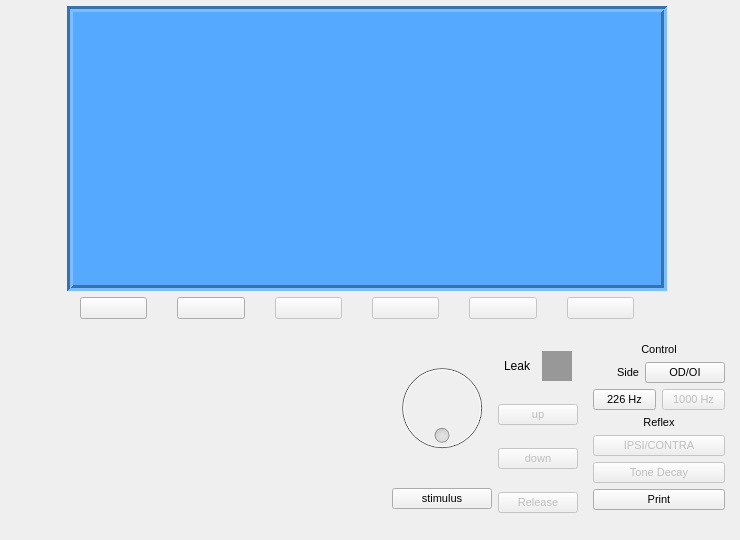
<?xml version="1.0" encoding="UTF-8"?>
<ui version="4.0">
 <class>Z_control</class>
 <widget class="QWidget" name="Z_control">
  <property name="geometry">
   <rect>
    <x>0</x>
    <y>0</y>
    <width>740</width>
    <height>540</height>
   </rect>
  </property>
  <property name="minimumSize">
   <size>
    <width>740</width>
    <height>540</height>
   </size>
  </property>
  <property name="maximumSize">
   <size>
    <width>740</width>
    <height>540</height>
   </size>
  </property>
  <property name="windowTitle">
   <string>Form</string>
  </property>
  <layout class="QVBoxLayout" name="verticalLayout">
   <property name="spacing">
    <number>6</number>
   </property>
   <property name="leftMargin">
    <number>0</number>
   </property>
   <property name="topMargin">
    <number>6</number>
   </property>
   <property name="rightMargin">
    <number>6</number>
   </property>
   <property name="bottomMargin">
    <number>6</number>
   </property>
   <item>
    <layout class="QHBoxLayout" name="horizontalLayout_6">
     <property name="spacing">
      <number>0</number>
     </property>
     <item>
      <spacer name="horizontalSpacer">
       <property name="orientation">
        <enum>Qt::Horizontal</enum>
       </property>
       <property name="sizeHint" stdset="0">
        <size>
         <width>40</width>
         <height>20</height>
        </size>
       </property>
      </spacer>
     </item>
     <item>
      <widget class="QFrame" name="frame_screen">
       <property name="minimumSize">
        <size>
         <width>600</width>
         <height>280</height>
        </size>
       </property>
       <property name="maximumSize">
        <size>
         <width>600</width>
         <height>300</height>
        </size>
       </property>
       <property name="styleSheet">
        <string notr="true">background-color: rgb(85, 170, 255);</string>
       </property>
       <property name="frameShape">
        <enum>QFrame::Box</enum>
       </property>
       <property name="frameShadow">
        <enum>QFrame::Sunken</enum>
       </property>
       <property name="lineWidth">
        <number>3</number>
       </property>
       <layout class="QHBoxLayout" name="Screen_Layout">
        <property name="spacing">
         <number>0</number>
        </property>
        <property name="leftMargin">
         <number>0</number>
        </property>
        <property name="topMargin">
         <number>0</number>
        </property>
        <property name="rightMargin">
         <number>0</number>
        </property>
        <property name="bottomMargin">
         <number>0</number>
        </property>
       </layout>
      </widget>
     </item>
     <item>
      <spacer name="horizontalSpacer_3">
       <property name="orientation">
        <enum>Qt::Horizontal</enum>
       </property>
       <property name="sizeHint" stdset="0">
        <size>
         <width>40</width>
         <height>20</height>
        </size>
       </property>
      </spacer>
     </item>
    </layout>
   </item>
   <item>
    <widget class="QFrame" name="frame_btn_screen">
     <property name="minimumSize">
      <size>
       <width>0</width>
       <height>31</height>
      </size>
     </property>
     <property name="maximumSize">
      <size>
       <width>16777215</width>
       <height>31</height>
      </size>
     </property>
     <layout class="QHBoxLayout" name="layout_btn_screen">
      <property name="spacing">
       <number>30</number>
      </property>
      <property name="leftMargin">
       <number>80</number>
      </property>
      <property name="topMargin">
       <number>0</number>
      </property>
      <property name="rightMargin">
       <number>100</number>
      </property>
      <item>
       <widget class="QPushButton" name="btn_1">
        <property name="text">
         <string/>
        </property>
       </widget>
      </item>
      <item>
       <widget class="QPushButton" name="btn_2">
        <property name="text">
         <string/>
        </property>
       </widget>
      </item>
      <item>
       <widget class="QPushButton" name="btn_3">
        <property name="enabled">
         <bool>false</bool>
        </property>
        <property name="text">
         <string/>
        </property>
       </widget>
      </item>
      <item>
       <widget class="QPushButton" name="btn_4">
        <property name="enabled">
         <bool>false</bool>
        </property>
        <property name="text">
         <string/>
        </property>
       </widget>
      </item>
      <item>
       <widget class="QPushButton" name="btn_5">
        <property name="enabled">
         <bool>false</bool>
        </property>
        <property name="text">
         <string/>
        </property>
       </widget>
      </item>
      <item>
       <widget class="QPushButton" name="btn_6">
        <property name="enabled">
         <bool>false</bool>
        </property>
        <property name="text">
         <string/>
        </property>
       </widget>
      </item>
     </layout>
    </widget>
   </item>
   <item>
    <widget class="QFrame" name="frame_control">
     <property name="maximumSize">
      <size>
       <width>16777215</width>
       <height>200</height>
      </size>
     </property>
     <layout class="QHBoxLayout" name="horizontalLayout_3">
      <property name="leftMargin">
       <number>0</number>
      </property>
      <property name="topMargin">
       <number>0</number>
      </property>
      <property name="rightMargin">
       <number>0</number>
      </property>
      <property name="bottomMargin">
       <number>0</number>
      </property>
      <item>
       <spacer name="horizontalSpacer_2">
        <property name="orientation">
         <enum>Qt::Horizontal</enum>
        </property>
        <property name="sizeHint" stdset="0">
         <size>
          <width>40</width>
          <height>20</height>
         </size>
        </property>
       </spacer>
      </item>
      <item>
       <layout class="QVBoxLayout" name="verticalLayout_3">
        <item>
         <widget class="QDial" name="dial">
          <property name="enabled">
           <bool>false</bool>
          </property>
          <property name="minimumSize">
           <size>
            <width>100</width>
            <height>100</height>
           </size>
          </property>
          <property name="maximumSize">
           <size>
            <width>100</width>
            <height>100</height>
           </size>
          </property>
          <property name="font">
           <font>
            <pointsize>8</pointsize>
           </font>
          </property>
          <property name="minimum">
           <number>1</number>
          </property>
          <property name="maximum">
           <number>20</number>
          </property>
          <property name="tracking">
           <bool>false</bool>
          </property>
          <property name="wrapping">
           <bool>true</bool>
          </property>
         </widget>
        </item>
        <item>
         <widget class="QPushButton" name="btn_stimulus">
          <property name="font">
           <font>
            <pointsize>8</pointsize>
           </font>
          </property>
          <property name="text">
           <string>stimulus</string>
          </property>
         </widget>
        </item>
       </layout>
      </item>
      <item>
       <layout class="QVBoxLayout" name="verticalLayout_4">
        <item>
         <layout class="QHBoxLayout" name="horizontalLayout">
          <property name="leftMargin">
           <number>6</number>
          </property>
          <property name="rightMargin">
           <number>6</number>
          </property>
          <item>
           <widget class="QLabel" name="label_2">
            <property name="text">
             <string>Leak</string>
            </property>
           </widget>
          </item>
          <item>
           <widget class="QLabel" name="label">
            <property name="maximumSize">
             <size>
              <width>30</width>
              <height>30</height>
             </size>
            </property>
            <property name="styleSheet">
             <string notr="true">background-color: rgb(152, 152, 152);</string>
            </property>
            <property name="text">
             <string/>
            </property>
           </widget>
          </item>
         </layout>
        </item>
        <item>
         <layout class="QVBoxLayout" name="verticalLayout_6">
          <item>
           <widget class="QPushButton" name="btn_up">
            <property name="enabled">
             <bool>false</bool>
            </property>
            <property name="font">
             <font>
              <pointsize>8</pointsize>
             </font>
            </property>
            <property name="text">
             <string>up</string>
            </property>
           </widget>
          </item>
         </layout>
        </item>
        <item>
         <layout class="QVBoxLayout" name="verticalLayout_8">
          <item>
           <widget class="QPushButton" name="btn_down">
            <property name="enabled">
             <bool>false</bool>
            </property>
            <property name="font">
             <font>
              <pointsize>8</pointsize>
             </font>
            </property>
            <property name="text">
             <string>down</string>
            </property>
           </widget>
          </item>
         </layout>
        </item>
        <item>
         <layout class="QVBoxLayout" name="verticalLayout_7">
          <item>
           <widget class="QPushButton" name="btn_release">
            <property name="enabled">
             <bool>false</bool>
            </property>
            <property name="font">
             <font>
              <pointsize>8</pointsize>
             </font>
            </property>
            <property name="text">
             <string>Release</string>
            </property>
           </widget>
          </item>
         </layout>
        </item>
       </layout>
      </item>
      <item>
       <widget class="QFrame" name="frame">
        <property name="maximumSize">
         <size>
          <width>150</width>
          <height>16777215</height>
         </size>
        </property>
        <property name="font">
         <font>
          <pointsize>8</pointsize>
         </font>
        </property>
        <layout class="QVBoxLayout" name="verticalLayout_2">
         <item>
          <widget class="QLabel" name="label_7">
           <property name="maximumSize">
            <size>
             <width>16777215</width>
             <height>25</height>
            </size>
           </property>
           <property name="font">
            <font>
             <pointsize>8</pointsize>
            </font>
           </property>
           <property name="text">
            <string>Control</string>
           </property>
           <property name="alignment">
            <set>Qt::AlignCenter</set>
           </property>
          </widget>
         </item>
         <item>
          <layout class="QHBoxLayout" name="horizontalLayout_4">
           <item>
            <widget class="QLabel" name="label_3">
             <property name="maximumSize">
              <size>
               <width>16777215</width>
               <height>25</height>
              </size>
             </property>
             <property name="font">
              <font>
               <pointsize>8</pointsize>
               <weight>50</weight>
               <bold>false</bold>
              </font>
             </property>
             <property name="text">
              <string>Side</string>
             </property>
             <property name="alignment">
              <set>Qt::AlignRight|Qt::AlignTrailing|Qt::AlignVCenter</set>
             </property>
            </widget>
           </item>
           <item>
            <widget class="QPushButton" name="btn_side">
             <property name="maximumSize">
              <size>
               <width>16777215</width>
               <height>25</height>
              </size>
             </property>
             <property name="font">
              <font>
               <pointsize>8</pointsize>
               <weight>50</weight>
               <bold>false</bold>
              </font>
             </property>
             <property name="text">
              <string>OD/OI</string>
             </property>
            </widget>
           </item>
          </layout>
         </item>
         <item>
          <layout class="QHBoxLayout" name="horizontalLayout_7">
           <item>
            <widget class="QPushButton" name="btn_226">
             <property name="maximumSize">
              <size>
               <width>16777215</width>
               <height>25</height>
              </size>
             </property>
             <property name="font">
              <font>
               <pointsize>8</pointsize>
              </font>
             </property>
             <property name="text">
              <string>226 Hz</string>
             </property>
            </widget>
           </item>
           <item>
            <widget class="QPushButton" name="btn_1000">
             <property name="enabled">
              <bool>false</bool>
             </property>
             <property name="maximumSize">
              <size>
               <width>16777215</width>
               <height>25</height>
              </size>
             </property>
             <property name="font">
              <font>
               <pointsize>8</pointsize>
              </font>
             </property>
             <property name="text">
              <string>1000 Hz</string>
             </property>
            </widget>
           </item>
          </layout>
         </item>
         <item>
          <widget class="QLabel" name="label_5">
           <property name="maximumSize">
            <size>
             <width>16777215</width>
             <height>25</height>
            </size>
           </property>
           <property name="font">
            <font>
             <pointsize>8</pointsize>
            </font>
           </property>
           <property name="text">
            <string>Reflex</string>
           </property>
           <property name="alignment">
            <set>Qt::AlignCenter</set>
           </property>
          </widget>
         </item>
         <item>
          <widget class="QPushButton" name="btn_reflex">
           <property name="enabled">
            <bool>false</bool>
           </property>
           <property name="maximumSize">
            <size>
             <width>16777215</width>
             <height>25</height>
            </size>
           </property>
           <property name="font">
            <font>
             <pointsize>8</pointsize>
            </font>
           </property>
           <property name="text">
            <string>IPSI/CONTRA</string>
           </property>
          </widget>
         </item>
         <item>
          <layout class="QHBoxLayout" name="horizontalLayout_5">
           <item>
            <widget class="QPushButton" name="btn_toneDecay">
             <property name="enabled">
              <bool>false</bool>
             </property>
             <property name="maximumSize">
              <size>
               <width>16777215</width>
               <height>25</height>
              </size>
             </property>
             <property name="font">
              <font>
               <pointsize>8</pointsize>
              </font>
             </property>
             <property name="text">
              <string>Tone Decay</string>
             </property>
            </widget>
           </item>
          </layout>
         </item>
         <item>
          <layout class="QHBoxLayout" name="horizontalLayout_2">
           <item>
            <widget class="QPushButton" name="btn_print">
             <property name="enabled">
              <bool>true</bool>
             </property>
             <property name="maximumSize">
              <size>
               <width>16777215</width>
               <height>25</height>
              </size>
             </property>
             <property name="font">
              <font>
               <pointsize>8</pointsize>
              </font>
             </property>
             <property name="text">
              <string>Print</string>
             </property>
            </widget>
           </item>
          </layout>
         </item>
         <item>
          <spacer name="verticalSpacer_3">
           <property name="font">
            <font>
             <pointsize>8</pointsize>
            </font>
           </property>
           <property name="orientation">
            <enum>Qt::Vertical</enum>
           </property>
           <property name="sizeHint" stdset="0">
            <size>
             <width>20</width>
             <height>40</height>
            </size>
           </property>
          </spacer>
         </item>
        </layout>
       </widget>
      </item>
     </layout>
    </widget>
   </item>
  </layout>
 </widget>
 <resources/>
 <connections/>
</ui>
